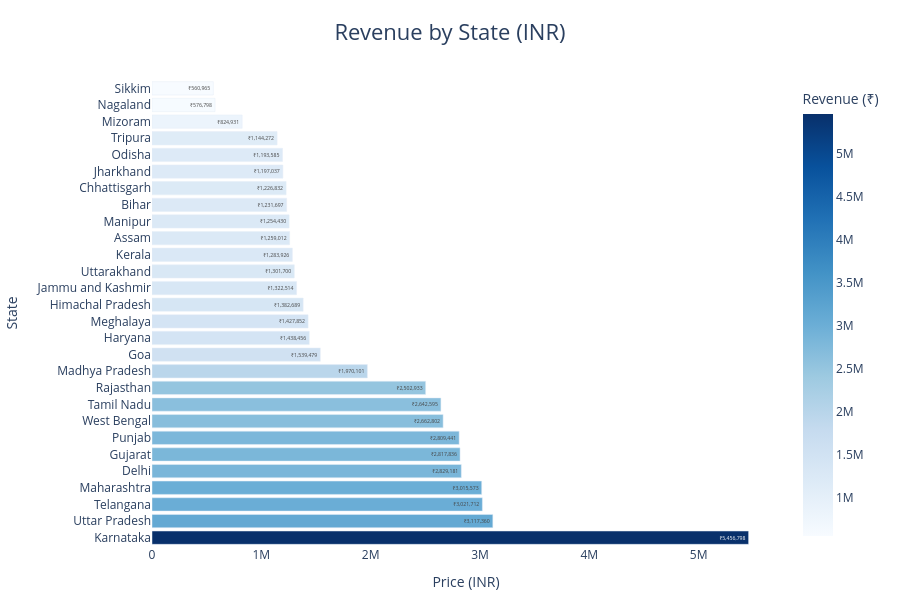

This figure's notebook cell:
### Markdown cell above
#### Total Sales by State

### Code cell
# Groupby + sort
state_sales = df.groupby("State", as_index=False)['Price (INR)'].sum().sort_values("Price (INR)", ascending=True)

# Create horizontal bar chart
fig = px.bar(
    state_sales,
    x="Price (INR)",
    y="State",
    orientation="h",
    text="Price (INR)",
    color="Price (INR)",
    color_continuous_scale="Blues",
    title="Revenue by State (INR)",
    height=600
)

# Customize text & hover
fig.update_traces(
    texttemplate="₹%{x:,.0f}",
    textposition='inside',
    hovertemplate="<b>%{y}</b><br>Total Revenue: ₹%{x:,.0f>"
)

# Update layout for better design
fig.update_layout(
    yaxis=dict(autorange="reversed"),  # largest on top
    margin=dict(t=80, b=40, l=120, r=40),
    plot_bgcolor='white',
    paper_bgcolor='white',
    title=dict(
        text="Revenue by State (INR)",
        x=0.5,
        xanchor='center',
        font=dict(size=22)
    ),
    coloraxis_colorbar=dict(
        title="Revenue (₹)"
    )
)

fig.show()

### Figure 1 — Plotly figure (JSON) as saved in the notebook; plotly's stock layout.template omitted (floating-point values rounded to 4 significant figures)
{"data": [{"hovertemplate": "<b>%{y}</b><br>Total Revenue: ₹%{x:,.0f>", "legendgroup": "", "marker": {"color": [561000.0, 576800.0, 824900.0, 1144000.0, 1194000.0, 1197000.0, 1227000.0, 1232000.0, 1254000.0, 1259000.0, 1284000.0, 1302000.0, 1323000.0, 1383000.0, 1428000.0, 1438000.0, 1539000.0, 1970000.0, 2503000.0, 2643000.0, 2663000.0, 2809000.0, 2818000.0, 2829000.0, 3016000.0, 3022000.0, 3117000.0, 5457000.0], "coloraxis": "coloraxis", "pattern": {"shape": ""}}, "name": "", "orientation": "h", "showlegend": false, "text": [561000.0, 576800.0, 824900.0, 1144000.0, 1194000.0, 1197000.0, 1227000.0, 1232000.0, 1254000.0, 1259000.0, 1284000.0, 1302000.0, 1323000.0, 1383000.0, 1428000.0, 1438000.0, 1539000.0, 1970000.0, 2503000.0, 2643000.0, 2663000.0, 2809000.0, 2818000.0, 2829000.0, 3016000.0, 3022000.0, 3117000.0, 5457000.0], "textposition": "inside", "texttemplate": "₹%{x:,.0f}", "type": "bar", "x": [561000.0, 576800.0, 824900.0, 1144000.0, 1194000.0, 1197000.0, 1227000.0, 1232000.0, 1254000.0, 1259000.0, 1284000.0, 1302000.0, 1323000.0, 1383000.0, 1428000.0, 1438000.0, 1539000.0, 1970000.0, 2503000.0, 2643000.0, 2663000.0, 2809000.0, 2818000.0, 2829000.0, 3016000.0, 3022000.0, 3117000.0, 5457000.0], "xaxis": "x", "y": ["Sikkim", "Nagaland", "Mizoram", "Tripura", "Odisha", "Jharkhand", "Chhattisgarh", "Bihar", "Manipur", "Assam", "Kerala", "Uttarakhand", "Jammu and Kashmir", "Himachal Pradesh", "Meghalaya", "Haryana", "Goa", "Madhya Pradesh", "Rajasthan", "Tamil Nadu", "West Bengal", "Punjab", "Gujarat", "Delhi", "Maharashtra", "Telangana", "Uttar Pradesh", "Karnataka"], "yaxis": "y"}], "layout": {"barmode": "relative", "coloraxis": {"colorbar": {"title": {"text": "Revenue (₹)"}}, "colorscale": [[0, "rgb(247,251,255)"], [0.125, "rgb(222,235,247)"], [0.25, "rgb(198,219,239)"], [0.375, "rgb(158,202,225)"], [0.5, "rgb(107,174,214)"], [0.625, "rgb(66,146,198)"], [0.75, "rgb(33,113,181)"], [0.875, "rgb(8,81,156)"], [1, "rgb(8,48,107)"]]}, "height": 600, "legend": {"tracegroupgap": 0}, "margin": {"b": 40, "l": 120, "r": 40, "t": 80}, "paper_bgcolor": "white", "plot_bgcolor": "white", "title": {"font": {"size": 22}, "text": "Revenue by State (INR)", "x": 0.5, "xanchor": "center"}, "xaxis": {"anchor": "y", "domain": [0, 1], "title": {"text": "Price (INR)"}}, "yaxis": {"anchor": "x", "autorange": "reversed", "domain": [0, 1], "title": {"text": "State"}}}}
